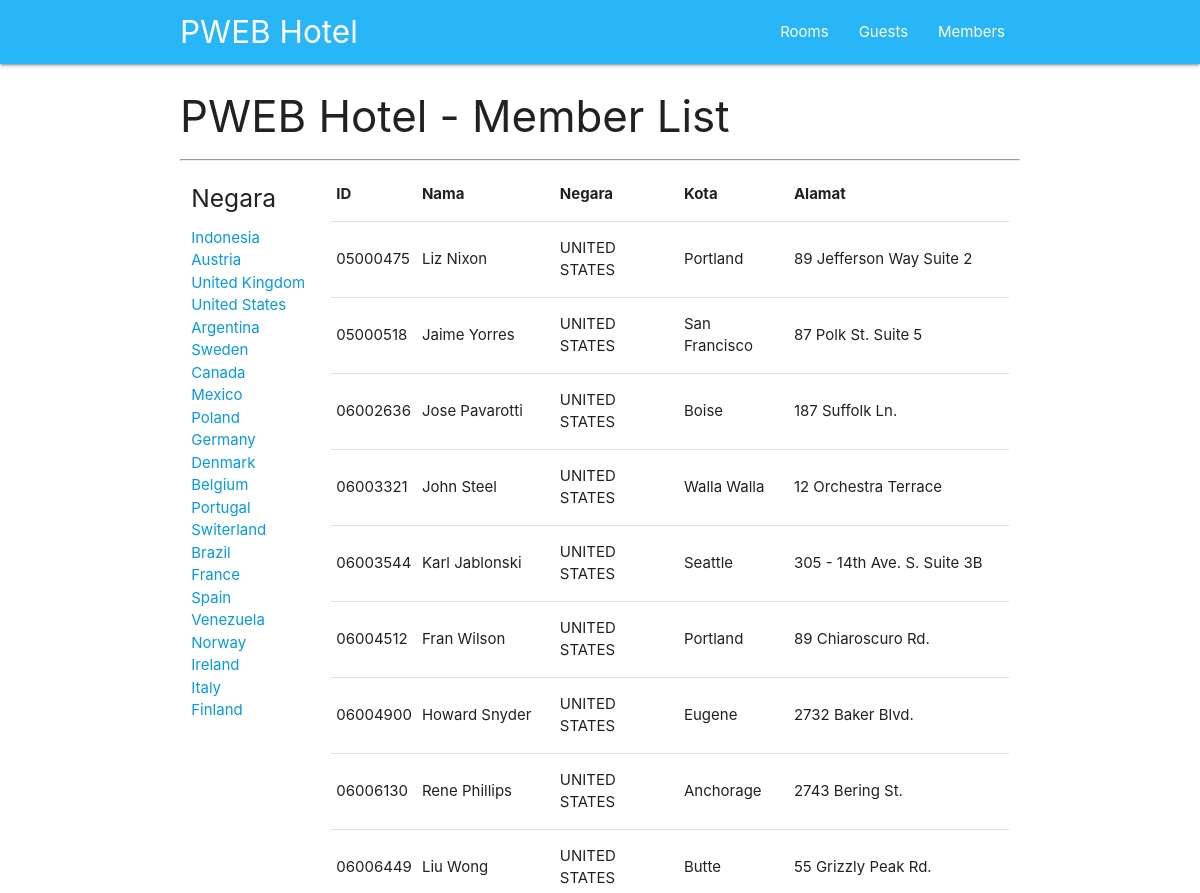
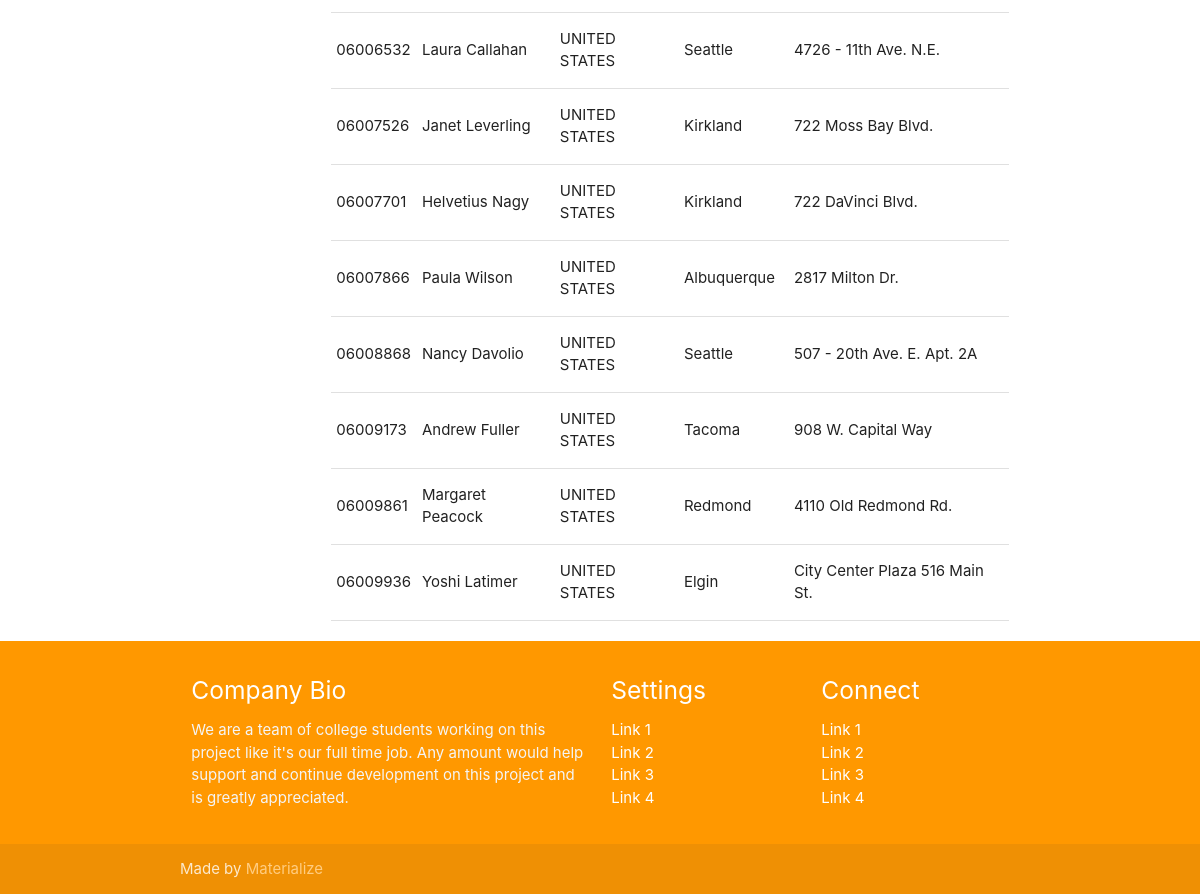
/members/US, run on the app's committed database (2 pictures, top to bottom).
### tables this page shows
CREATE TABLE `members` (
  `member_ID` char(8) NOT NULL DEFAULT '',
  `nama` varchar(50) DEFAULT NULL,
  `alamat` varchar(100) DEFAULT NULL,
  `kota` varchar(30) DEFAULT NULL,
  `kodepos` varchar(15) DEFAULT NULL,
  `negara` char(2) DEFAULT NULL,
  `telepon` varchar(25) DEFAULT NULL,
  `hp` varchar(20) DEFAULT NULL,
  PRIMARY KEY (`member_ID`)
);

CREATE TABLE `country` (
  `CC` char(2) NOT NULL DEFAULT '',
  `Country` varchar(80) DEFAULT NULL,
  `ccode` varchar(5) DEFAULT NULL,
  PRIMARY KEY (`CC`)
);

### html/application/controllers/Member.php (called while the page is built, shortened)
<?php
class Member extends CI_Controller
{
  function __construct()
  {
    $this->load->model('member_model');
  }
  public function memberlist( $negara = '' )
  {
    if ($negara == '') {
      $where = '';
    }
    else {
      $where = "CC LIKE '".$negara."' " ;
    }
    $viewdata['judul'] = "PWEB Hotel - Member List";
    $viewdata['members'] = $this->member_model->memberList( $where );
    $this->load->view('layout/header');
    $this->load->view('memberlist', $viewdata);
    $this->load->view('layout/footer');
  }
}

### html/index.php (called while the page is built, shortened)
<?php
require_once BASEPATH.'core/CodeIgniter.php';

### html/application/models/Member_model.php (called while the page is built, shortened)
<?php
class Member_model extends CI_Model {
  public function memberList( $where = '' )
  {
    $this->db->select('mm.member_ID, mm.nama , cc.Country, mm.kota, mm.alamat');
    $this->db->join('country cc' , 'mm.negara = cc.CC');
    if ( $where != '' ) $this->db->where( $where );
    $query = $this->db->get( 'members mm' );
    return $query->result_array();
  }
}

### html/application/views/memberlist.php (the view)
<div class="container">
<h3> <?= $judul ?> </h3>
<hr>
<div class="row">
  <div class="col s2">
    <h5>Negara</h5>
    <ul>
      <li><a href="/members/ID">Indonesia</a></li>
      <li><a href="/members/AT">Austria</a></li>
      <li><a href="/members/GB">United Kingdom</a></li>
      <li><a href="/members/US">United States</a></li>
      <li><a href="/members/AR">Argentina</a></li>
      <li><a href="/members/SE">Sweden</a></li>
      <li><a href="/members/CA">Canada</a></li>
      <li><a href="/members/MX">Mexico</a></li>
      <li><a href="/members/PL">Poland</a></li>
      <li><a href="/members/DE">Germany</a></li>
      <li><a href="/members/DK">Denmark</a></li>
      <li><a href="/members/BE">Belgium</a></li>
      <li><a href="/members/PT">Portugal</a></li>
      <li><a href="/members/CH">Switerland</a></li>
      <li><a href="/members/BR">Brazil</a></li>
      <li><a href="/members/FR">France</a></li>
      <li><a href="/members/ES">Spain</a></li>
      <li><a href="/members/VE">Venezuela</a></li>
      <li><a href="/members/NO">Norway</a></li>
      <li><a href="/members/IE">Ireland</a></li>
      <li><a href="/members/IT">Italy</a></li>
      <li><a href="/members/FI">Finland</a></li>
    </ul>
  </div>
  <div class="col s10">
    <table>
      <thead>
        <tr>
          <th>ID</th>
          <th>Nama</th>
          <th>Negara</th>
          <th>Kota</th>
          <th>Alamat</th>
        </tr>
      </thead>
      <tbody>
      <?php foreach ($members as $member): ?>
        <tr>
          <td> <?= $member['member_ID'] ?></td>
          <td> <?= $member['nama'] ?></td>
          <td> <?= $member['Country'] ?></td>
          <td> <?= $member['kota'] ?></td>
          <td> <?= $member['alamat'] ?></td>
        </tr>
      <?php endforeach; ?>
      </tbody>
    </table>
  </div>
</div>
</div>

### data on the page
members: member_ID "05000475", nama "Liz Nixon", country.Country "UNITED STATES", kota "Portland", alamat "89 Jefferson Way Suite 2"
members: member_ID "05000518", nama "Jaime Yorres", country.Country "UNITED STATES", kota "San Francisco", alamat "87 Polk St. Suite 5"
members: member_ID "06002636", nama "Jose Pavarotti", country.Country "UNITED STATES", kota "Boise", alamat "187 Suffolk Ln."
members: member_ID "06003321", nama "John Steel", country.Country "UNITED STATES", kota "Walla Walla", alamat "12 Orchestra Terrace"
members: member_ID "06003544", nama "Karl Jablonski", country.Country "UNITED STATES", kota "Seattle", alamat "305 - 14th Ave. S. Suite 3B"
members: member_ID "06004512", nama "Fran Wilson", country.Country "UNITED STATES", kota "Portland", alamat "89 Chiaroscuro Rd."
members: member_ID "06004900", nama "Howard Snyder", country.Country "UNITED STATES", kota "Eugene", alamat "2732 Baker Blvd."
members: member_ID "06006130", nama "Rene Phillips", country.Country "UNITED STATES", kota "Anchorage", alamat "2743 Bering St."
members: member_ID "06006449", nama "Liu Wong", country.Country "UNITED STATES", kota "Butte", alamat "55 Grizzly Peak Rd."
members: member_ID "06006532", nama "Laura Callahan", country.Country "UNITED STATES", kota "Seattle", alamat "4726 - 11th Ave. N.E."
members: member_ID "06007526", nama "Janet Leverling", country.Country "UNITED STATES", kota "Kirkland", alamat "722 Moss Bay Blvd."
members: member_ID "06007701", nama "Helvetius Nagy", country.Country "UNITED STATES", kota "Kirkland", alamat "722 DaVinci Blvd."
members: member_ID "06007866", nama "Paula Wilson", country.Country "UNITED STATES", kota "Albuquerque", alamat "2817 Milton Dr."
members: member_ID "06008868", nama "Nancy Davolio", country.Country "UNITED STATES", kota "Seattle", alamat "507 - 20th Ave. E. Apt. 2A"
members: member_ID "06009173", nama "Andrew Fuller", country.Country "UNITED STATES", kota "Tacoma", alamat "908 W. Capital Way"
members: member_ID "06009861", nama "Margaret Peacock", country.Country "UNITED STATES", kota "Redmond", alamat "4110 Old Redmond Rd."
members: member_ID "06009936", nama "Yoshi Latimer", country.Country "UNITED STATES", kota "Elgin", alamat "City Center Plaza 516 Main St."

### other printed values
$judul "PWEB Hotel - Member List"
